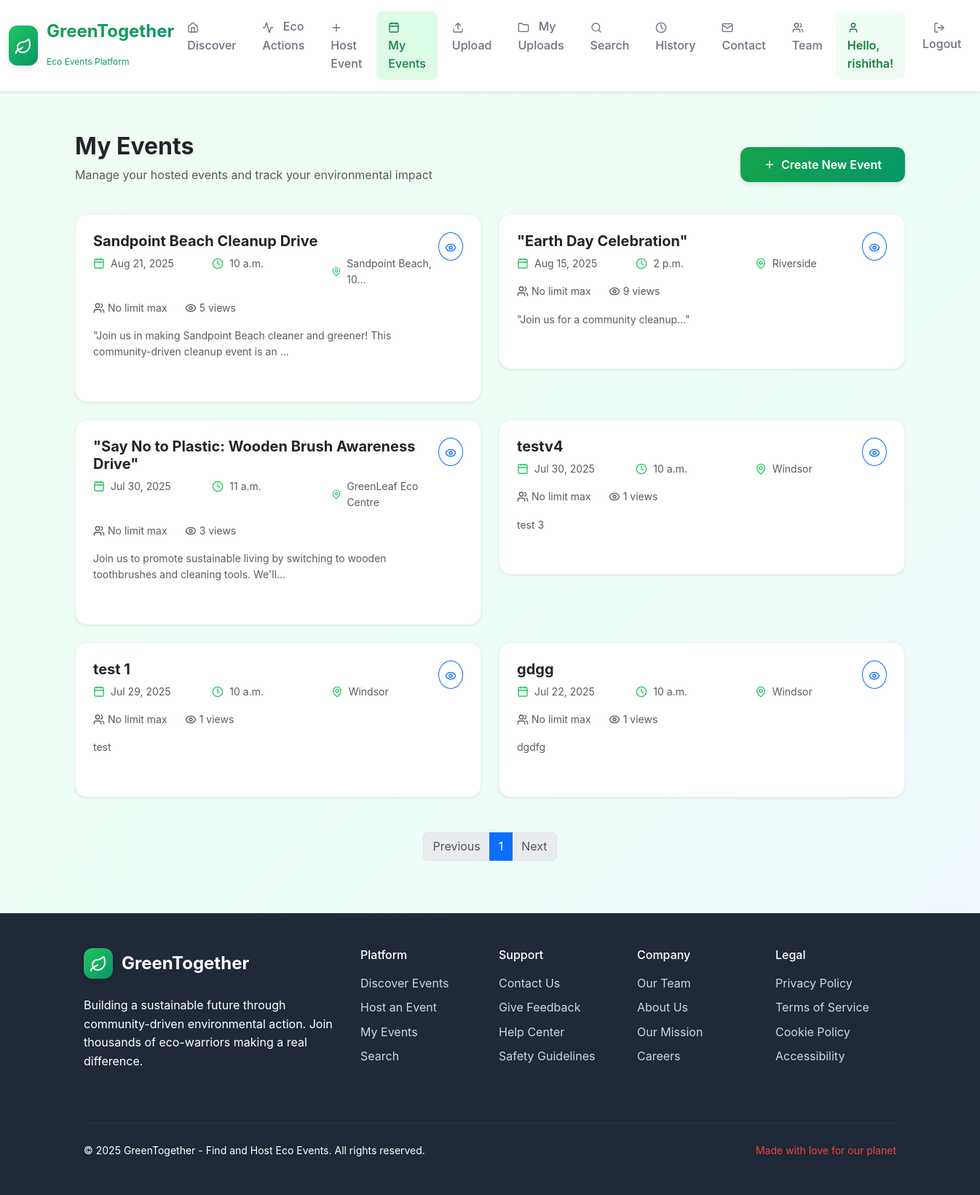
/events/ (signed in), run on the app's committed database.
### ecoapp/models.py (models this page shows, shortened)
class Event(models.Model):
    title = models.CharField(max_length=200)
    description = models.TextField()
    category = models.ForeignKey(Category, on_delete=models.SET_NULL, null=True)
    user = models.ForeignKey(User, on_delete=models.CASCADE)
    date = models.DateField()
    time = models.TimeField()
    location = models.CharField(max_length=255)
    city = models.CharField(max_length=100)
    image = models.ImageField(upload_to='event_images/', blank=True, null=True)
    views = models.PositiveIntegerField(default=0)
    created_at = models.DateTimeField(auto_now_add=True)

class SiteSettings(models.Model):
    footer_text = models.TextField(default="© 2025 GreenWorld. All rights reserved.")
    theme_color = models.CharField(max_length=7, default="#28a745")  # Bootstrap green hex
    class Meta:
        verbose_name = "Site Setting"
        verbose_name_plural = "Site Settings"

### ecoapp/views.py (the view)
# urls.py: path('events/', EventListView.as_view(), name='event_list'),
class EventListView(ListView):
    model = Event
    template_name = 'ecoapp/event_list.html'
    context_object_name = 'events'
    ordering = ['-date']

### ecoapp/templates/ecoapp/event_list.html (shortened to what this page needs)
{% extends 'ecoapp/base.html' %}
{% block content %}
<div class="py-4">
    <div class="d-flex flex-column flex-md-row justify-content-between align-items-start align-items-md-center mb-4">
        <div>
            <h1 class="h2 fw-bold text-dark mb-2">My Events</h1>
            <p class="text-muted">Manage your hosted events and track your environmental impact</p>
        </div>
        <a href="{% url 'ecoapp:create_event' %}" class="btn btn-primary-custom mt-3 mt-md-0 d-flex align-items-center gap-2">
            <i data-lucide="plus" style="width: 16px; height: 16px;"></i>
            <span>Create New Event</span>
        </a>
    </div>
    {% if events %}
        <div class="row g-4">
            {% for event in events %}
                <div class="col-lg-6">
                    <div class="card-custom p-4">
                        <div class="d-flex flex-column flex-sm-row align-items-start justify-content-between mb-3">
                            <div class="flex-grow-1">
                                <div class="d-flex align-items-center gap-2 mb-2">
                                    <h5 class="fw-bold text-dark mb-0">{{ event.title }}</h5>
                                </div>
                                <div class="row g-3 mb-3">
                                    <div class="col-sm-4">
                                        <div class="d-flex align-items-center gap-2 small text-muted">
                                            <i data-lucide="calendar" style="width: 16px; height: 16px; color: var(--green-500);"></i>
                                            <span>{{ event.date|date:"M d, Y" }}</span>
                                        </div>
                                    </div>
                                    <div class="col-sm-4">
                                        <div class="d-flex align-items-center gap-2 small text-muted">
                                            <i data-lucide="clock" style="width: 16px; height: 16px; color: var(--green-500);"></i>
                                            <span>{{ event.time|default:"TBD" }}</span>
                                        </div>
                                    </div>
                                    <div class="col-sm-4">
                                        <div class="d-flex align-items-center gap-2 small text-muted">
                                            <i data-lucide="map-pin" style="width: 16px; height: 16px; color: var(--green-500);"></i>
                                            <span>{{ event.location|truncatechars:20 }}</span>
                                        </div>
                                    </div>
                                </div>
                                <div class="d-flex align-items-center gap-4 small text-muted mb-3">
                                    <div class="d-flex align-items-center gap-1">
                                        <i data-lucide="users" style="width: 16px; height: 16px;"></i>
                                        <span>{{ event.max_attendees|default:"No limit" }} max</span>
                                    </div>
                                    <div class="d-flex align-items-center gap-1">
                                        <i data-lucide="eye" style="width: 16px; height: 16px;"></i>
                                        <span>{{ event.views|default:0 }} views</span>
                                    </div>
                                </div>
                                {% if event.description %}
                                    <p class="text-muted small mb-3">{{ event.description|truncatechars:100 }}</p>
                                {% endif %}
                            </div>
                            <div class="d-flex gap-2 mt-3 mt-sm-0">
                                <a href="{% url 'ecoapp:event_detail' event.pk %}" class="btn btn-sm btn-outline-primary rounded-circle p-2" title="View Details">
                                    <i data-lucide="eye" style="width: 16px; height: 16px;"></i>
                                </a>
                            </div>
                        </div>
                    </div>
                </div>
            {% endfor %}
        </div>
        <div class="d-flex justify-content-center mt-5">
            <nav aria-label="Events pagination">
                <ul class="pagination">
                    <li class="page-item disabled">
                        <span class="page-link">Previous</span>
                    </li>
                    <li class="page-item active">
                        <span class="page-link">1</span>
                    </li>
                    <li class="page-item disabled">
                        <span class="page-link">Next</span>
                    </li>
                </ul>
            </nav>
        </div>
    {% endif %}
</div>
{% endblock %}

### ecoapp/templates/ecoapp/base.html (shortened to what this page needs)
<!DOCTYPE html>
<html lang="en">
<head>
    <link href="https://cdn.jsdelivr.net/npm/bootstrap@5.3.0/dist/css/bootstrap.min.css" rel="stylesheet" />
</head>
<body class="d-flex flex-column min-vh-100">
<nav class="navbar navbar-expand-lg navbar-custom">
    <div class="container-fluid">
        <a class="navbar-brand-custom" href="{% url 'ecoapp:home' %}">
            <div class="brand-icon">
                <i data-lucide="leaf" style="color: white; width: 24px; height: 24px;"></i>
            </div>
            <div>
                <div>GreenTogether</div>
                <small style="font-size: 0.75rem; color: #6b7280; font-weight: 400;">Eco Events Platform</small>
            </div>
        </a>
        <div class="collapse navbar-collapse" id="navbarNav">
            <ul class="navbar-nav me-auto mb-2 mb-lg-0">
                <li class="nav-item">
                    <a class="nav-link nav-link-custom" href="{% url 'ecoapp:home' %}">
                        <i data-lucide="home" style="width: 16px; height: 16px; margin-right: 0.5rem;"></i>
                        Discover
                    </a>
                </li>
                {% if user.is_authenticated %}
                    <li class="nav-item">
                        <a class="nav-link nav-link-custom" href="{% url 'ecoapp:action_list' %}">
                            <i data-lucide="activity" style="width: 16px; height: 16px; margin-right: 0.5rem;"></i>
                            Eco Actions
                        </a>
                    </li>
                    <li class="nav-item">
                        <a class="nav-link nav-link-custom" href="{% url 'ecoapp:create_event' %}">
                            <i data-lucide="plus" style="width: 16px; height: 16px; margin-right: 0.5rem;"></i>
                            Host Event
                        </a>
                    </li>
                    <li class="nav-item">
                        <a class="nav-link nav-link-custom" href="{% url 'ecoapp:event_list' %}">
                            <i data-lucide="calendar" style="width: 16px; height: 16px; margin-right: 0.5rem;"></i>
                            My Events
                        </a>
                    </li>
                    <li class="nav-item">
                        <a class="nav-link nav-link-custom" href="{% url 'ecoapp:upload' %}">
                            <i data-lucide="upload" style="width: 16px; height: 16px; margin-right: 0.5rem;"></i>
                            Upload
                        </a>
                    </li>
                    <li class="nav-item">
                        <a class="nav-link nav-link-custom" href="{% url 'ecoapp:user_uploads' %}">
                            <i data-lucide="folder" style="width: 16px; height: 16px; margin-right: 0.5rem;"></i>
                            My Uploads
                        </a>
                    </li>
                    <li class="nav-item">
                        <a class="nav-link nav-link-custom" href="{% url 'ecoapp:search' %}">
                            <i data-lucide="search" style="width: 16px; height: 16px; margin-right: 0.5rem;"></i>
                            Search
                        </a>
                    </li>
                    <li class="nav-item">
                        <a class="nav-link nav-link-custom" href="{% url 'ecoapp:user_history' %}">
                            <i data-lucide="clock" style="width: 16px; height: 16px; margin-right: 0.5rem;"></i>
                            History
                        </a>
                    </li>
                {% endif %}
                <li class="nav-item">
                    <a class="nav-link nav-link-custom" href="{% url 'ecoapp:contact' %}">
                        <i data-lucide="mail" style="width: 16px; height: 16px; margin-right: 0.5rem;"></i>
                        Contact
                    </a>
                </li>
                <li class="nav-item">
                    <a class="nav-link nav-link-custom" href="{% url 'ecoapp:team_list' %}">
                        <i data-lucide="users" style="width: 16px; height: 16px; margin-right: 0.5rem;"></i>
                        Team
                    </a>
                </li>
            </ul>
            <ul class="navbar-nav ms-auto mb-2 mb-lg-0">
                {% if user.is_authenticated %}
                    <li class="nav-item">
                        <span class="nav-link user-greeting">
                            <i data-lucide="user" style="width: 16px; height: 16px; margin-right: 0.5rem;"></i>
                            Hello, {{ user.username }}!
                        </span>
                    </li>
                    <li class="nav-item">
                        <form action="{% url 'ecoapp:logout' %}" method="post" class="d-inline">
                            <button type="submit" class="btn btn-logout">
                                <i data-lucide="log-out" style="width: 16px; height: 16px; margin-right: 0.5rem;"></i>
                                Logout
                            </button>
                        </form>
                    </li>
                {% endif %}
            </ul>
        </div>
    </div>
</nav>
<main class="container main-content flex-grow-1">
    {% block content %}
    {% endblock %}
</main>
<footer class="footer-custom py-5">
    <div class="container">
        <div class="row">
            <div class="col-lg-4 mb-4">
                <div class="footer-brand">
                    <div class="brand-icon">
                        <i data-lucide="leaf" style="color: white; width: 24px; height: 24px;"></i>
                    </div>
                    <span class="footer-brand-text">GreenTogether</span>
                </div>
                <p class="mb-4">
                    Building a sustainable future through community-driven environmental action.
                    Join thousands of eco-warriors making a real difference.
                </p>
            </div>
            <div class="col-lg-8">
                <div class="row">
                    <div class="col-md-3 mb-4">
                        <h6 class="text-white mb-3">Platform</h6>
                        <ul class="list-unstyled footer-links">
                            <li class="mb-2"><a href="{% url 'ecoapp:home' %}">Discover Events</a></li>
                            <li class="mb-2"><a href="{% url 'ecoapp:create_event' %}">Host an Event</a></li>
                            <li class="mb-2"><a href="{% url 'ecoapp:event_list' %}">My Events</a></li>
                            <li class="mb-2"><a href="{% url 'ecoapp:search' %}">Search</a></li>
                        </ul>
                    </div>
                    <div class="col-md-3 mb-4">
                        <h6 class="text-white mb-3">Support</h6>
                        <ul class="list-unstyled footer-links">
                            <li class="mb-2"><a href="{% url 'ecoapp:contact' %}">Contact Us</a></li>
                            <li class="mb-2"><a href="{% url 'ecoapp:feedback' %}">Give Feedback</a></li>
                            <li class="mb-2"><a href="#">Help Center</a></li>
                            <li class="mb-2"><a href="#">Safety Guidelines</a></li>
                        </ul>
                    </div>
                    <div class="col-md-3 mb-4">
                        <h6 class="text-white mb-3">Company</h6>
                        <ul class="list-unstyled footer-links">
                            <li class="mb-2"><a href="{% url 'ecoapp:team_list' %}">Our Team</a></li>
                            <li class="mb-2"><a href="#">About Us</a></li>
                            <li class="mb-2"><a href="#">Our Mission</a></li>
                            <li class="mb-2"><a href="#">Careers</a></li>
                        </ul>
                    </div>
                    <div class="col-md-3 mb-4">
                        <h6 class="text-white mb-3">Legal</h6>
                        <ul class="list-unstyled footer-links">
                            <li class="mb-2"><a href="#">Privacy Policy</a></li>
                            <li class="mb-2"><a href="#">Terms of Service</a></li>
                            <li class="mb-2"><a href="#">Cookie Policy</a></li>
                            <li class="mb-2"><a href="#">Accessibility</a></li>
                        </ul>
                    </div>
                </div>
            </div>
        </div>
        <hr class="my-4" style="border-color: #4b5563;">
        <div class="row align-items-center">
            <div class="col-md-8">
                <p class="mb-0 small">
                    {% if site_settings and site_settings.footer_text %}
                        {{ site_settings.footer_text|safe }}
                    {% else %}
                        © 2025 GreenTogether. All rights reserved. Making the world greener, one event at a time.
                    {% endif %}
                </p>
            </div>
            <div class="col-md-4 text-md-end">
                <small class=">
                    <i data-lucide="heart" style="width: 14px; height: 14px; color: #ef4444;"></i>
                    Made with love for our planet
                </small>
            </div>
        </div>
    </div>
</footer>
</body>
</html>

### data on the page
Event: title "Sandpoint Beach Cleanup Drive", date "Aug 21, 2025", time "10 a.m.", location "Sandpoint Beach, 10…", max_attendees "No limit", views "5", description "\"Join us in making Sandpoint Beach cleaner and greener! This community-driven cleanup event is an …"
Event: title "\"Earth Day Celebration\"", date "Aug 15, 2025", time "2 p.m.", location "Riverside", max_attendees "No limit", views "9", description "\"Join us for a community cleanup...\""
Event: title "\"Say No to Plastic: Wooden Brush Awareness Drive\"", date "Jul 30, 2025", time "11 a.m.", location "GreenLeaf Eco Centre", max_attendees "No limit", views "3", description "Join us to promote sustainable living by switching to wooden toothbrushes and cleaning tools. We'll…"
Event: title "testv4", date "Jul 30, 2025", time "10 a.m.", location "Windsor", max_attendees "No limit", views "1", description "test 3"
Event: title "test 1", date "Jul 29, 2025", time "10 a.m.", location "Windsor", max_attendees "No limit", views "1", description "test"
Event: title "gdgg", date "Jul 22, 2025", time "10 a.m.", location "Windsor", max_attendees "No limit", views "1", description "dgdfg"
SiteSettings: footer_text "© 2025 GreenTogether - Find and Host Eco Events. All rights reserved."

### other printed values
{{ user.username }} "rishitha"
